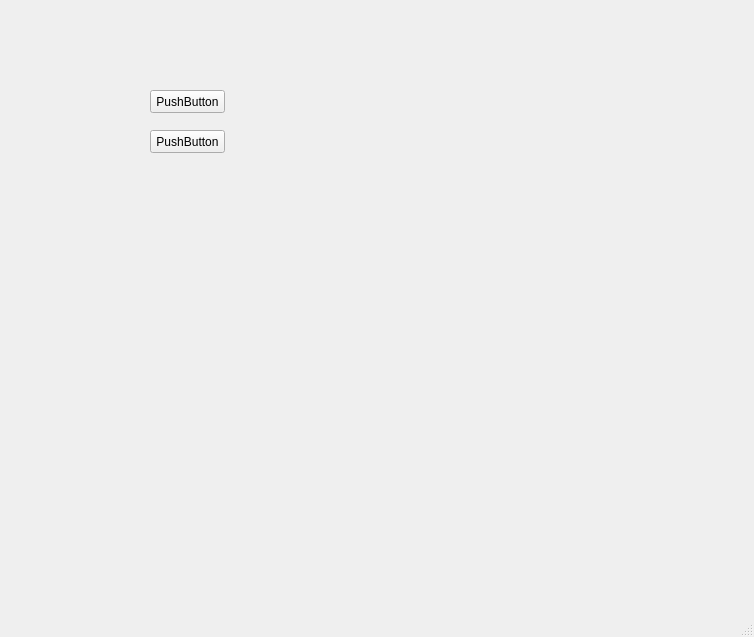
<?xml version="1.0" encoding="UTF-8"?>
<ui version="4.0">
 <class>MainWindow</class>
 <widget class="QMainWindow" name="MainWindow">
  <property name="geometry">
   <rect>
    <x>0</x>
    <y>0</y>
    <width>754</width>
    <height>637</height>
   </rect>
  </property>
  <property name="windowTitle">
   <string>MainWindow</string>
  </property>
  <widget class="QWidget" name="centralwidget">
   <widget class="QPushButton" name="btn1">
    <property name="geometry">
     <rect>
      <x>150</x>
      <y>90</y>
      <width>75</width>
      <height>23</height>
     </rect>
    </property>
    <property name="text">
     <string>PushButton</string>
    </property>
   </widget>
   <widget class="QPushButton" name="btn2">
    <property name="geometry">
     <rect>
      <x>150</x>
      <y>130</y>
      <width>75</width>
      <height>23</height>
     </rect>
    </property>
    <property name="text">
     <string>PushButton</string>
    </property>
   </widget>
  </widget>
  <widget class="QMenuBar" name="menubar">
   <property name="geometry">
    <rect>
     <x>0</x>
     <y>0</y>
     <width>754</width>
     <height>21</height>
    </rect>
   </property>
  </widget>
  <widget class="QStatusBar" name="statusbar"/>
 </widget>
 <resources/>
 <connections/>
</ui>
